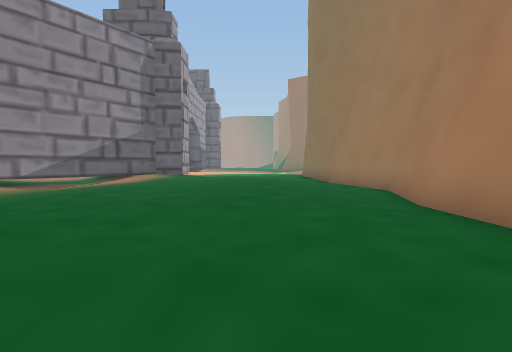
[1] (above)

19 first-person views from a walk through a scene from a Unity 3-D project. The camera is 0.64 m above the floor, tilts 2° down and sees 75° across. The floor is counted in squares, 1 m on a side. Each view is taken from the middle of a square. On the plan, view 1 faces up. The plan holds only what a view shows up to about 10 squares ahead; the rest is blank. The place goes on beyond the plan. The player character is not drawn.

[2]
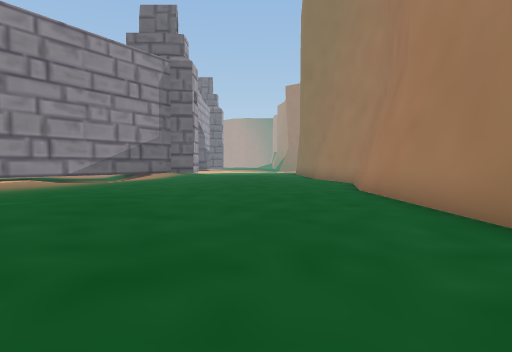

[3]
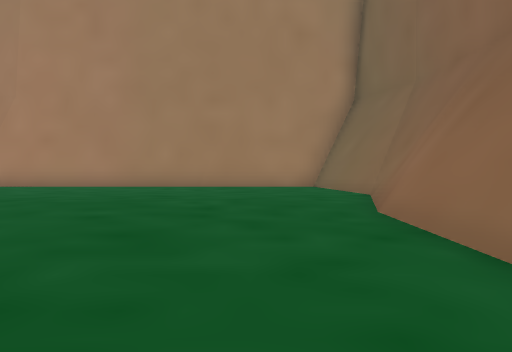

[4]
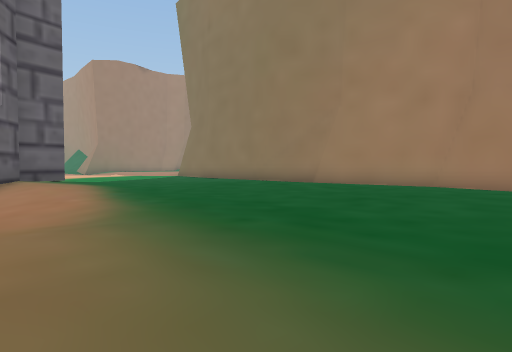

[5]
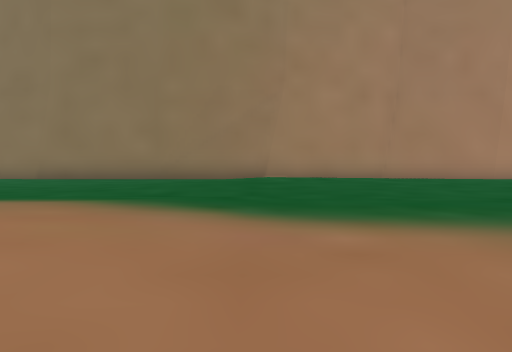

[6]
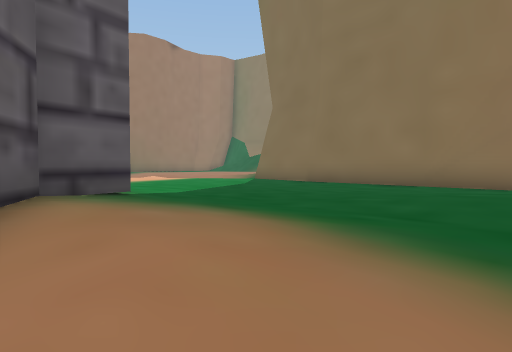

[7]
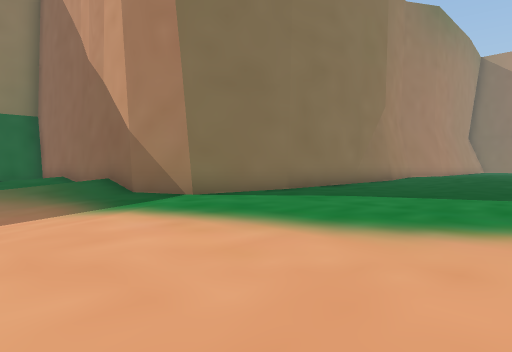

[8]
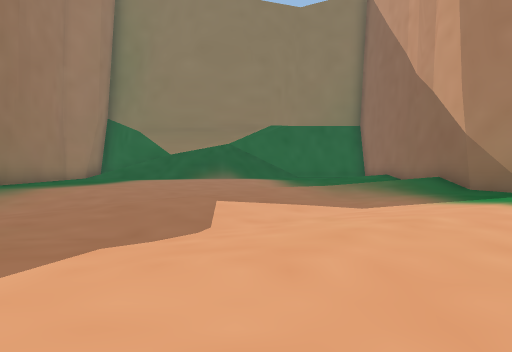

[9]
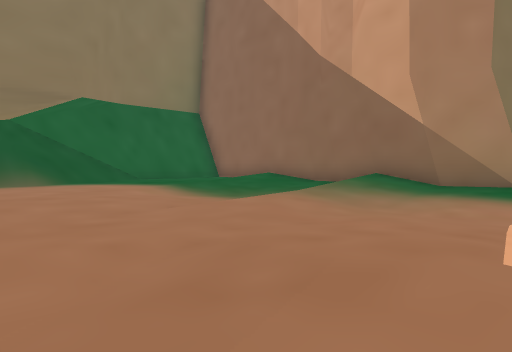

[10]
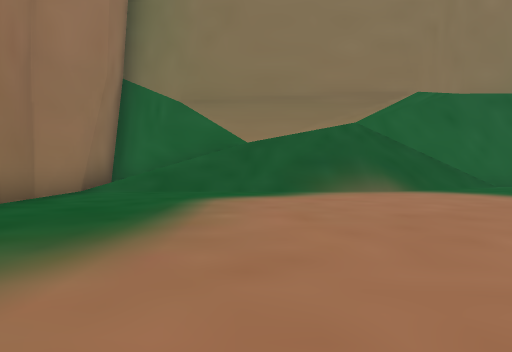

[11]
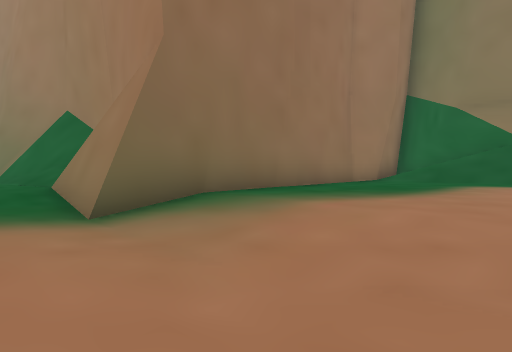

[12]
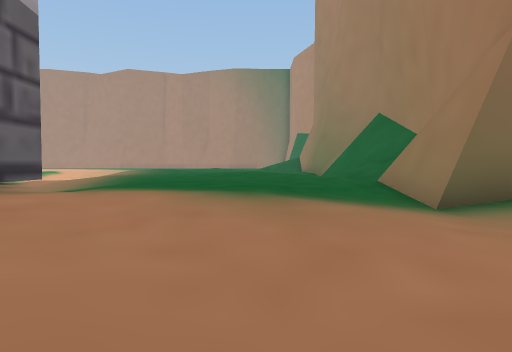

[13]
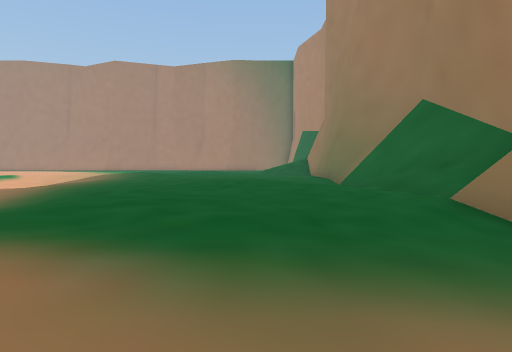

[14]
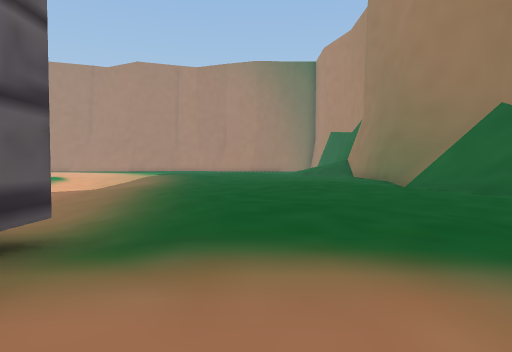

[15]
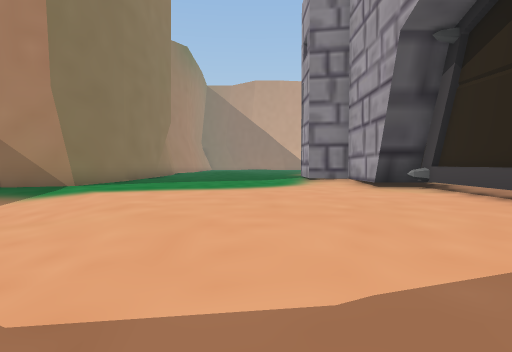

[16]
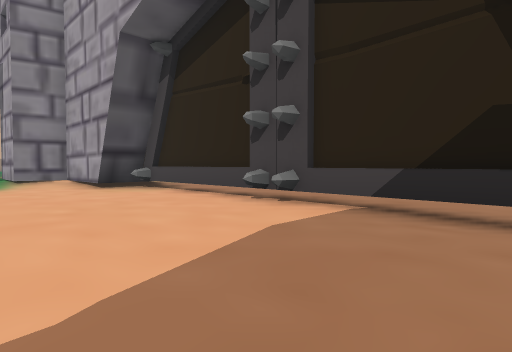

[17]
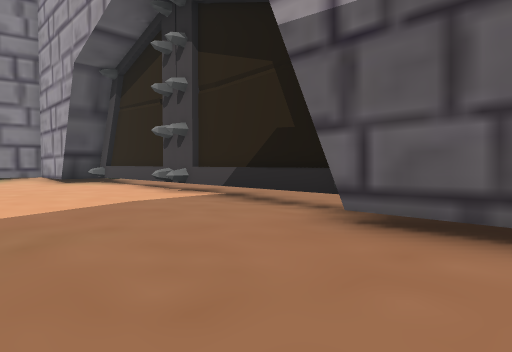

[18]
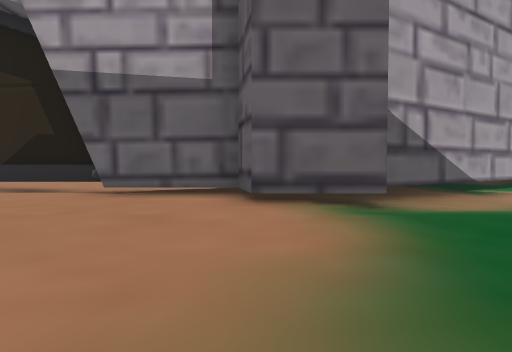

[19]
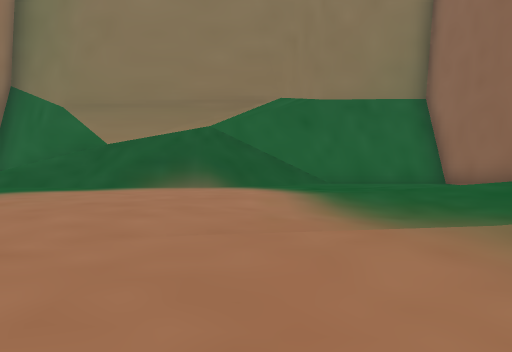

### Floor plan
Key: @ floor where view 1 was taken; # wall or solid block; . main floor; : floor 0.05 m higher than the main floor; - floor 0.05 m lower than the main floor; + floor 0.1 m higher than the main floor; _ floor 0.1 m lower than the main floor; * floor 0.15 m higher than the main floor; < floor 0.15 m lower than the main floor; ( floor 0.2 m lower than the main floor; ! floor 0.25 m lower than the main floor; ? floor 0.3 m lower than the main floor; / step, stairs or slope; = window, fence, low wall or low ledge; O other object.
Columns run from 8 left of view 1 to 14 right of it. Each row starts with its distance up from view 1.
 43    ...:    #
 42  (/...:+  -##
 41 #//....+*+./#
 40 #///...:++./##
 39 ##!//...:::/O#
 38  ##?/-...../O#
 37   #(<-..._/###
 36   ###-..._<##
 35    ##-.../(###########
 34    ##.---_((-....../ #
 33    #..-_/_((-......//##
 32    #..-<((((-......//##
 31   ##..-/!(((/......///#
 30   #...-/!</</--....///#
 29   #...-/!/_____....///#
 28   #...//!//-___....//=#
 27   #....//!/___///.../##
 26   #.....////(////.../##
 25   #......//!!//!//...#
 24   #......//((/////...#
 23   #......./_///////..#
 22   ##.......--//////..#
 21   ##.......###########
 20    #.......#
 19    ##......#
 18    ##:.....#
 17   ###:.....#
 16   #*+:.....#
 15    *+:.....#
 14   /++::::..#
 13   /::::++:.#
 12  (/...:+*  #
 11   /....+*  #
 10   _....+++:#
  9  --....+++:##
  8  ......+++:.#
  7  ......+++:##
  6  ......+++.#
  5  ......:++.#
  4    .::.:++.#
  3    .:+:.::.#
  2     :++:...#
  1      ++:...#
  0     :++:@..#
 -1    .:++:...#
 -2   ..:++:...#
 -3  ....:::...#
 -4   ....::...#
 -5    ####=.###
 -6       #####

Positions as (right, up) in squares from view 1, and headings:
1: (0, 0), facing up
2: (0, -3), facing up
3: (-7, -3), facing right
4: (-7, 5), facing up-right
5: (-7, 12), facing right
6: (-6, 12), facing up-right
7: (-3, 25), facing down-right
8: (-4, 27), facing right
9: (2, 30), facing down-right
10: (4, 31), facing right
11: (1, 30), facing up-right
12: (0, 30), facing up
13: (0, 33), facing up
14: (-2, 33), facing up
15: (-2, 30), facing down
16: (-2, 30), facing down-left
17: (-2, 33), facing down-left
18: (1, 34), facing left
19: (3, 27), facing right
